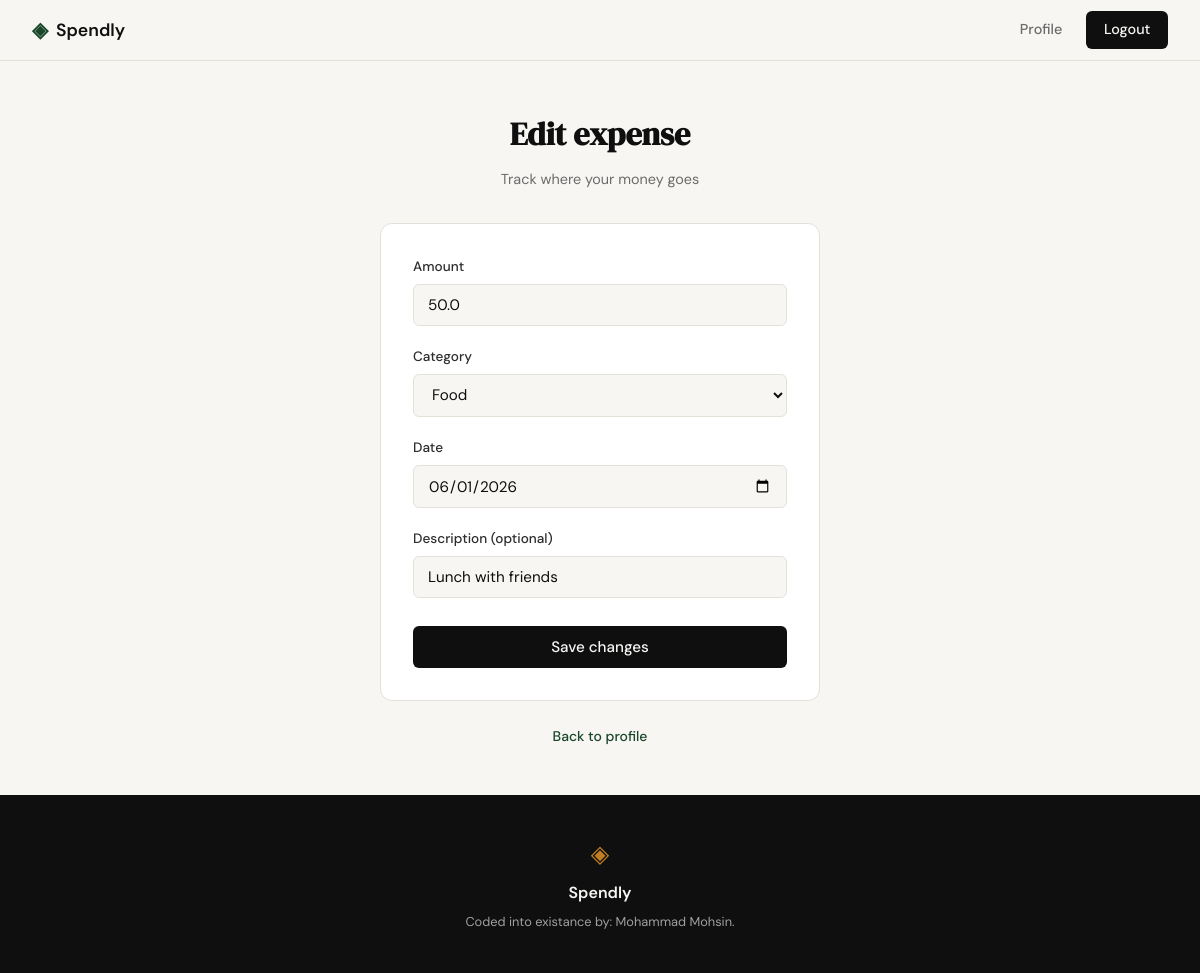
/expenses/1/edit (signed in), run on the app's committed database.
### tables this page shows
CREATE TABLE expenses (
    id INTEGER PRIMARY KEY AUTOINCREMENT,
    user_id INTEGER NOT NULL,
    amount REAL NOT NULL,
    category TEXT NOT NULL,
    date TEXT NOT NULL,
    description TEXT,
    created_at TEXT DEFAULT CURRENT_TIMESTAMP,
    FOREIGN KEY (user_id) REFERENCES users (id)
);

### app.py (the view, shortened to what this page needs)
@app.route("/expenses/<int:id>/edit", methods=["GET", "POST"])
@login_required
def edit_expense(id):
    expense = get_expense_by_id(id)
    if expense is None or expense["user_id"] != session["user_id"]:
        abort(404)
    if request.method == "GET":
        return render_template(
            "expense_form.html",
            categories=EXPENSE_CATEGORIES,
            form_action=url_for("edit_expense", id=id),
            today=date.today().isoformat(),
            expense=expense,
        )

### app.py (called while the page is built)
def login_required(view):
    @wraps(view)
    def wrapped_view(*args, **kwargs):
        if session.get("user_id") is None:
            flash("Please sign in to continue.", "error")
            return redirect(url_for("login"))
        return view(*args, **kwargs)
    return wrapped_view

### database/db.py (called while the page is built)
def get_db():
    if 'db' not in g:
        g.db = sqlite3.connect(
            current_app.config['DATABASE'],
            detect_types=sqlite3.PARSE_DECLTYPES
        )
        g.db.row_factory = sqlite3.Row
        g.db.execute("PRAGMA foreign_keys = ON")
    return g.db

def get_expense_by_id(expense_id):
    db = get_db()
    return db.execute(
        "SELECT * FROM expenses WHERE id = ?",
        (expense_id,),
    ).fetchone()

### templates/expense_form.html (shortened to what this page needs)
{% extends "base.html" %}
{% block content %}
<section class="auth-section">
    <div class="auth-container">
        <div class="auth-header">
            <h1 class="auth-title">{% if expense %}Edit expense{% else %}Add expense{% endif %}</h1>
            <p class="auth-subtitle">Track where your money goes</p>
        </div>
        <div class="auth-card">
            <form method="POST" action="{{ form_action }}">
                <div class="form-group">
                    <label for="amount">Amount</label>
                    <input type="number" id="amount" name="amount" step="0.01" min="0.01"
                           class="form-input" placeholder="0.00"
                           value="{{ expense.amount if expense else '' }}"
                           required autofocus>
                </div>
                <div class="form-group">
                    <label for="category">Category</label>
                    <select id="category" name="category" class="form-input" required>
                        {% for cat in categories %}
                        <option value="{{ cat }}" {% if expense and expense.category == cat %}selected{% endif %}>{{ cat }}</option>
                        {% endfor %}
                    </select>
                </div>
                <div class="form-group">
                    <label for="date">Date</label>
                    <input type="date" id="date" name="date"
                           class="form-input"
                           value="{{ expense.date if expense else today }}"
                           required>
                </div>
                <div class="form-group">
                    <label for="description">Description (optional)</label>
                    <input type="text" id="description" name="description"
                           class="form-input" placeholder="What was this for?"
                           value="{{ expense.description if expense else '' }}">
                </div>
                <button type="submit" class="btn-submit">{% if expense %}Save changes{% else %}Add expense{% endif %}</button>
            </form>
        </div>
        <p class="auth-switch">
            <a href="{{ url_for('profile') }}">Back to profile</a>
        </p>
    </div>
</section>
{% endblock %}

### static/css/style.css (style rules this page uses)
:root { --ink: #0f0f0f; --ink-soft: #2d2d2d; --ink-muted: #6b6b6b; --ink-faint: #a0a0a0; --paper: #f7f6f3; --paper-warm: #f0ede6; --paper-card: #ffffff; --accent: #1a472a; --accent-light: #e8f0eb; --accent-2: #c17f24; --accent-2-light: #fdf3e3; --danger: #c0392b; --danger-light: #fdecea; --border: #e4e1da; --border-soft: #eeebe4; --font-display: 'DM Serif Display', Georgia, serif; --font-body: 'DM Sans', system-ui, sans-serif; --max-width: 1200px; --auth-width: 440px; --radius-sm: 6px; --radius-md: 12px; --radius-lg: 20px; }
*, *::before, *::after { box-sizing: border-box; margin: 0; padding: 0; }
html { font-size: 16px; scroll-behavior: smooth; }
body { background: var(--paper); color: var(--ink); font-family: var(--font-body); font-size: 1rem; line-height: 1.6; -webkit-font-smoothing: antialiased; }
a { color: inherit; text-decoration: none; }
.auth-section { min-height: calc(100vh - 60px - 100px); display: flex; align-items: center; justify-content: center; padding: 3rem 2rem; }
.auth-container { width: 100%; max-width: var(--auth-width); }
.auth-header { text-align: center; margin-bottom: 2rem; }
.auth-title { font-family: var(--font-display); font-size: 2rem; color: var(--ink); margin-bottom: 0.5rem; }
.auth-subtitle { font-size: 0.9rem; color: var(--ink-muted); }
.auth-card { background: var(--paper-card); border: 1px solid var(--border); border-radius: var(--radius-md); padding: 2rem; margin-bottom: 1.5rem; }
.form-group { margin-bottom: 1.25rem; }
.form-group label { display: block; font-size: 0.85rem; font-weight: 500; color: var(--ink-soft); margin-bottom: 0.4rem; }
.form-input { width: 100%; padding: 0.6rem 0.875rem; border: 1px solid var(--border); border-radius: var(--radius-sm); font-family: var(--font-body); font-size: 0.95rem; color: var(--ink); background: var(--paper); outline: none; transition: border-color 0.2s; }
.form-input::placeholder { color: var(--ink-faint); }
.btn-submit { width: 100%; padding: 0.7rem; background: var(--ink); color: var(--paper); border: none; border-radius: var(--radius-sm); font-family: var(--font-body); font-size: 0.95rem; font-weight: 500; cursor: pointer; transition: background 0.2s; margin-top: 0.5rem; }
.auth-switch { text-align: center; font-size: 0.875rem; color: var(--ink-muted); }
.auth-switch a { color: var(--accent); font-weight: 500; }

### data on the page
expenses: amount "50.0", category "Food", date "06/01/2026", description "Lunch with friends"
